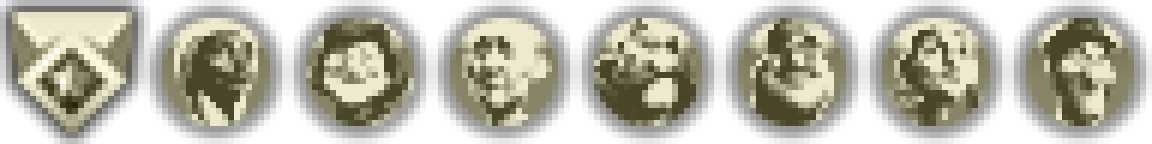
#> input picture assets/REF_official_promotions24_x6.png, 1152 x 144 px
$ python normalize_icon.py ../assets/REF_official_promotions24_x6.png
#> lines starting #> are read from the running program, lines starting #| are printed output that depends on the picture
#> in _main, im is the input picture: PIL image 1152x144 RGBA; mean R, G, B, A 72.5, 70.6, 57.6, 138
#!/usr/bin/env python3
# -*- coding: utf-8 -*-
"""
normalize_icon.py — Civ6 图标规范化预处理（art-pipeline「图标规范化」专属章节的引擎）

背景：不同来源的图标源图（画布尺寸、边距、填充率、是否贴边各不相同）若直接进
convert_art.ps1 / make_atlas.py，会被硬拉伸/直接 resize，导致最终图标视觉权重不均、
贴边或失衡。本脚本在转 DDS 前把源图统一成一致构图。

设计（与 art-pipeline.md「图标规范化」章节一致）：
  * 每个 Icon 类别的 **已验证规范（verifed spec）** 固化在 ICON_SPECS；
  * CSV/JSON 化数据放入 spec 表；本次 Units 为经项目调研（Icons_Units.xml）验证的规范；
  * 未验证类别由调用方按 art-pipeline「三选一」决定（调研 / 原图入库 / 推断）——
    脚本只负责执行业已确定的规范参数（canvas/content/color/...），不替用户拍板。

注意： 本脚本只做几何变换（裁 alpha bbox / 等比缩放 / 居中），**逐通道不改 RGB**。
  `color` 参数一旦赋值就是**把 R=G=B 整个覆盖掉**（`unit_icon` 的 color=255 就是
  故意做白色剪影）；**彩色类别（建筑/区域/项目/资源/伟人/领袖…）必须 color=None**。
  **严禁再加任何 levels / gamma / 亮度 / 对比度 / 饱和度 / 色相调整**。
  需要"提亮暗图"等超出裁剪/通道透明度/描边的处理时，**停下询问用户**。

用法（CLI）：
  python normalize_icon.py <in.png> [out.png] [--canvas 256] [--content 224] [--color 255]
  python normalize_icon.py <in.png> --role unit_icon        # 用 registry 内置规范
  python normalize_icon.py <in.png> --role unit_icon --show # 打印该类别规范参数
  python normalize_icon.py <in.png> --role unit_icon --slender-flush
        # 仅狭长图标（长短边比≥1.3）生效：长边平齐画布边缘（full-bleed）
  python normalize_icon.py <in.png> --role building_icon --outline-px 5 --outline-color 0,0,0
        # 在主体外侧补一圈纯色描边（模拟原版 3D 图标的描边）；描边画在主体之外，
        # 需满足 content + 2*outline_px <= canvas，否则会被裁掉

也可作模块被 make_atlas.py / convert_art.ps1 调用：
  from normalize_icon import normalize_icon, spec_for_role, ICON_SPECS
"""
import argparse
import sys
import json

if hasattr(sys.stdout, "reconfigure"):
    try:
        sys.stdout.reconfigure(encoding="utf-8", errors="replace")
    except Exception:
        pass

from PIL import Image
import numpy as np

# ---------------------------------------------------------------------------
# 一、Icon 类别规范化规范 registry（已验证 / 推断）
# ---------------------------------------------------------------------------
# 字段含义：
#   canvas  : 统一主画布边长（= 该类别的最大档/基准档）
#   content : 内容（主体）最长边目标（px）；**不含描边**，描边额外向外生长
#   color   : 剪影填充色（灰度=R=G=B；彩色图标传 None 保留原色）
#   outline : 可选 {"px": int, "rgb": [r,g,b]}；主体外侧纯色描边（原版 3D 图标同款）
#   status  : "verified"=已调研验证 | "inferred"=由其他类别推断（兜底） | None=未定
#   source  : 依据/来源说明
ICON_SPECS = {
    # ---- 已验证规范（本次调研：F:\Steam\...\Base\Assets\UI\Icons\Icons_Units.xml + 社区笔记）----
    "unit_icon": {
        "canvas": 256, "content": 224, "color": 255,
        "status": "verified",
        "source": "Icons_Units.xml (ICON_ATLAS_UNITS 256/80/50/38/32/22, FOW32); 项目实测 12 源验证; 2025-09 占幅调优复核",
        "note": "白色剪影+Alpha；内容最长边缩至 87.5%（≈16px 边距），几何居中；FOW 单独 32。"
                "狭长图标（长短边比≥1.3）可加 --slender-flush 让长边平齐画布边缘。",
    },

    # ---- 2026-09 实测调研（原版 SDK pantry 图集 8x8 切格逐格量，方法见 art-pipeline 第四节）----
    # 建筑：原版 Buildings256.dds 50 格实测。彩色，**不改色**；原版自带纯黑描边 ~5px@256。
    "building_icon": {
        "canvas": 256, "content": 210, "color": None,
        "outline": {"px": 6, "rgb": [0, 0, 0]},
        "status": "verified",
        "source": "SDK Assets/Civ6/pantry/Textures/Buildings{32,38,50,80,128,256}.dds 全 50 格实测(2026-09); "
                  "原版尺寸档 32/38/50/80/128/256; 对照原版 Icons_Buildings.xml(ICON_ATLAS_BUILDINGS)",
        "note": "彩色 3D 微缩（diorama）图标，**保留原色**（color=None）——严禁调色。"
                "原版主体最长边占画布 61%~96%（中位 82.6%），几何居中。"
                "本规范 content=210 + outline 6px => 总占幅 86.7%，落在原版 p75~p90（取偏满档，"
                "保证细高主体在 32px 仍可辨）；**细高/细宽（长短边比 <=0.65）可把 content 提到 215**"
                "（总 88.7%，对齐原版 CATHEDRAL 88 / GURDWARA 90）。"
                "描边实测：原版 alpha 边界内第 1~4 圈 rgb=(0,0,0)、第 5 圈过渡、第 6~9 圈回正常亮度；"
                "以本引擎扫 px=4..8，**px=6** 的描边深度剖面与原版最贴（d1~4=0, d5≈51, d6≈113 vs 原版 35~47 / 110~126），"
                "px=5 偏细 1px、px=7 偏粗。",
    },
    # 项目：原版 Projects256.dds 18 格实测。**固定模板**，不要重新构图。
    "project_icon": {
        "canvas": 256, "content": 223, "color": None,
        "outline": {"px": 6, "rgb": [0, 25, 45]},
        "status": "verified",
        "source": "SDK Assets/Civ6/pantry/Textures/Projects{30,32,38,50,70,80,256}.dds 全 18 格实测(2026-09); "
                  "对照原版 Icons_Projects.xml(ICON_ATLAS_PROJECTS)",
        "note": "注意： 原版项目图是**固定模板**：六边形边框 + 描边 rgb=(0,25,45)#00192D（实测 18 格全一致）"
                "任意美术无法靠几何规范化变进模板。**成品图应 normalize:false 直接入库**，"
                "本规范只用于**校验**（主体 bbox≈208x235、最长边 92.6%、描边剖面 (0,25,45)）。"
                "原版无 _FOW 变体，不要出 FOW。",
    },
    # 改良设施：原版与单位操作共用 ICON_ATLAS_UNIT_ACTIONS（尺寸档 38/50/80/256，无 _FOW 变体）。
    # 2026-09 实测 UnitActions256.dds 全部 23 个 ICON_IMPROVEMENT_* 格。
    "improvement_icon": {
        "canvas": 256, "content": 224, "color": None,
        "status": "verified",
        "source": "SDK Assets/Civ6/pantry/Textures/UnitActions256.dds 的 23 个 ICON_IMPROVEMENT_* 格实测(2026-09); "
                  "对照原版 Base/Assets/UI/Icons/Icons_UnitActions.xml(ICON_ATLAS_UNIT_ACTIONS)",
        "note": "原版改良图标主体最长边占画布 85.5%~100%（中位 92.6%），几何居中；本规范 content=224（87.5%）"
                "取实测区间内的保守值，与 unit_icon 口径一致（源图本身偏满时可显式传 --content 235）。"
                "原版是浅蓝灰插画（亮度 113~177 / 饱和度 5~25），color=None 保留原色，**严禁调色**；"
                "原版改良设施**没有** _FOW 变体，不要出 FOW。",
    },
}

# 其余图标类别（leader/building/district/wonder/...）**故意未预填**：
# 下次触发时按 art-pipeline 第四节「三选一」由用户决定（调研新规范 / 原图直接入库 / 推断兜底），
# 脚本不替用户拍板；确定后再把参数加入 ICON_SPECS 并标 status。

DEFAULT_CANVAS = 256
DEFAULT_CONTENT = 224

# 狭长图标判定：长短边比 ≥ 此值才允许 --slender-flush 长边平齐画布边缘
SLENDER_RATIO = 1.3


def spec_for_role(role):
    """返回某类别规范 dict；未登记返回 None。"""
    return ICON_SPECS.get(role)


OUTLINE_SS = 4              # 描边超采样倍率（抗锯齿）
OUTLINE_ALPHA_THRESH = 96   # 主体判定阈值
OUTLINE_BLUR_SIGMA = 0.8    # 描边外缘高斯平滑


def stroke_outline(img, px, rgb=(0, 0, 0), ss=OUTLINE_SS):
    """在 RGBA 图**外侧**补一圈纯色描边（模拟原版 3D 图标的描边）。

    做法（2026-09 建筑图标实测口径，成品描边剖面可与原版逐深度对齐）：
      alpha>96 取主体 mask -> 4x 超采样 -> 二值膨胀 px 像素 -> fill_holes 补内部空洞
      -> 描边层下采样回 1x（外缘自然抗锯齿）-> **把原图原样 alpha_composite 在描边之上**。

    关键：主体在 1x 直接合成，**不参与任何重采样**，RGB/Alpha 逐像素原样保留；
    只有描边层走 4x 超采样。也就是"只新增描边像素，绝不碰主体"。

    px  : 描边宽度（px，按最终尺寸计）
    rgb : 描边颜色。原版实测：建筑=(0,0,0)纯黑、项目=(0,25,45)#00192D
    """
    if not px or px <= 0:
        return img
    from scipy import ndimage
    src = img.convert("RGBA")
    w, h = src.size
    W, H = w*ss, h*ss
    alpha = np.array(src.getchannel("A").resize((W, H), Image.Resampling.LANCZOS))
    mask = alpha > OUTLINE_ALPHA_THRESH
    dil = ndimage.binary_fill_holes(ndimage.binary_dilation(mask, iterations=int(px)*ss))
    layer = np.zeros((H, W, 4), np.uint8)
    layer[..., 0], layer[..., 1], layer[..., 2] = int(rgb[0]), int(rgb[1]), int(rgb[2])
    layer[..., 3] = (dil * 255).astype(np.uint8)
    layer = np.array(Image.fromarray(layer, "RGBA").resize((w, h), Image.Resampling.LANCZOS))
    canvas = Image.fromarray(layer, "RGBA")
    canvas.alpha_composite(src)          # 主体 1:1 原样贴回，零重采样
    return canvas


# ---------------------------------------------------------------------------
# 二、核心：规范化一张图
# ---------------------------------------------------------------------------
def normalize_icon(img, canvas=None, content=None, color=None, center=True, slender_flush=False,
                   outline_px=0, outline_rgb=(0, 0, 0)):
    """
    返回规范化后的 RGBA 图（不落盘）。**几何操作，不改任何颜色**
    （例外只有两处显式选项：color 会把主体涂成灰度剪影、outline_rgb 只画描边像素）。

      img     : PIL.Image（任意模式）
      canvas  : 画布边长（默认 256）
      content : 内容（主体）最长边目标 px；**不含描边**，描边额外向外长出
      color   : 剪影填充灰度 0-255；None 保留原色（彩色图标**必须** None）
      center  : 是否按 alpha bbox 几何居中
      slender_flush : 仅当源图为狭长构图（长短边比≥SLENDER_RATIO）时生效——
                      长边缩放至画布边长、直接平齐边缘；非狭长图标忽略此开关。
      outline_px    : >0 时在主体外侧补该宽度（按最终尺寸计）的纯色描边
      outline_rgb   : 描边颜色
    """
#> called with center = True, slender_flush = False, outline_px = 0, outline_rgb = (0, 0, 0)
    if canvas is None:
        canvas = DEFAULT_CANVAS
    if content is None:
        content = DEFAULT_CONTENT
    if outline_px and content + 2*outline_px > canvas:
        print("WARN: content(%s) + 2*outline_px(%s) = %s > canvas(%s), 描边会被裁掉" % (content, outline_px,
              content + 2*outline_px, canvas), file=sys.stderr)
    rgba = img.convert("RGBA")
    aa = np.array(rgba.getchannel("A"))
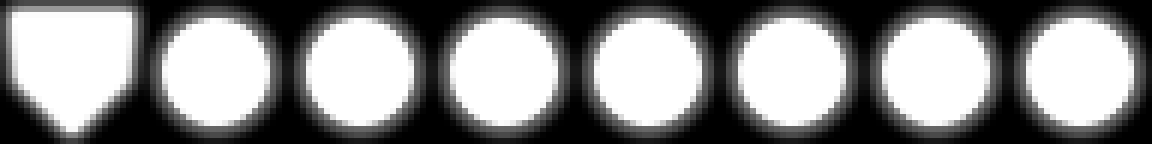
#> aa: shape (144, 1152); min 0, max 255, mean 138
    ys, xs = np.where(aa > 0)
    if len(xs) == 0:
        raise ValueError("source has empty alpha; cannot normalize")
    x0, x1, y0, y1 = int(xs.min()), int(xs.max()+1), int(ys.min()), int(ys.max()+1)
#> x0 = 0; x1 = 1152; y0 = 0; y1 = 144
    bw, bh = x1-x0, y1-y0
#> bw = 1152; bh = 144
    crop = rgba.crop((x0, y0, x1, y1))
    slender = slender_flush and (max(bw, bh) / min(bw, bh)) >= SLENDER_RATIO
#> slender = False
    scale = (canvas if slender else content) / max(bw, bh)
#> scale = 0.194
    nw, nh = max(1, round(bw*scale)), max(1, round(bh*scale))
#> nw = 224; nh = 28
    crop = crop.resize((nw, nh), Image.Resampling.LANCZOS)
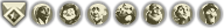
#> crop: PIL image 224x28 RGBA; mean R, G, B, A 74.7, 72.7, 59.3, 137.8; transparent parts drawn white

    fill = color if color is not None else 255
    out = Image.new("RGBA", (canvas, canvas), (fill, fill, fill, 0))
    px, py = (canvas-nw)//2, (canvas-nh)//2
#> px = 16; py = 114
    out.paste(crop, (px, py), crop)
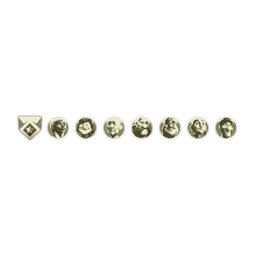
#> out: PIL image 256x256 RGBA; mean R, G, B, A 248.6, 248.4, 247.2, 11.5; transparent parts drawn white
    if color is not None:
        c = np.array(out)
        c[..., 0] = color
        c[..., 1] = color
        c[..., 2] = color
        out = Image.fromarray(c, "RGBA")
    if outline_px:
        out = stroke_outline(out, outline_px, outline_rgb)
    return out


# ---------------------------------------------------------------------------
# 三、CLI
# ---------------------------------------------------------------------------
def _main():
    ap = argparse.ArgumentParser()
    ap.add_argument("input", nargs="?", help="源 PNG（--show 时可不填）")
    ap.add_argument("output", nargs="?", help="输出 PNG（缺省 <输入>_normalized.png）")
    ap.add_argument("--canvas", type=int, default=None)
    ap.add_argument("--content", type=int, default=None)
    ap.add_argument("--color", type=int, default=None)
    ap.add_argument("--role", help="按 registry 内置规范执行")
    ap.add_argument("--slender-flush", action="store_true",
                    help="狭长图标（长短边比≥%.1f）长边平齐画布边缘；非狭长图标忽略" % SLENDER_RATIO)
    ap.add_argument("--outline-px", type=int, default=None,
                    help="主体外侧纯色描边宽度(px)，0=不加（原版建筑=5）")
    ap.add_argument("--outline-color", default=None,
                    help="描边颜色 R,G,B（原版建筑=0,0,0；原版项目=0,25,45）")
    ap.add_argument("--show", action="store_true", help="打印某类别规范参数后退出")
    args = ap.parse_args()

    canvas, content, color = args.canvas, args.content, args.color
    outline_px, outline_rgb = args.outline_px, None
    if args.outline_color:
        parts = [int(x) for x in str(args.outline_color).replace(" ", "").split(",")]
        if len(parts) != 3:
            sys.exit("--outline-color 需要 R,G,B 三个数字")
        outline_rgb = tuple(parts)
    role_note = None
    if args.role:
        spec = spec_for_role(args.role)
        if spec is None:
            sys.exit(f"role '{args.role}' 未登记规范；请按 art-pipeline 三选一后显式传 --canvas/--content")
        if args.show:
            print(f"{args.role}: {json.dumps(spec, ensure_ascii=False, indent=2)}")
            return
        canvas = canvas or spec.get("canvas") or DEFAULT_CANVAS
        content = content or spec.get("content") or DEFAULT_CONTENT
        # color 默认取 spec（未显式覆盖时）
        if color is None:
            color = spec.get("color")
        # outline 默认取 spec（未显式覆盖时）
        _o = spec.get("outline") or {}
        if outline_px is None:
            outline_px = _o.get("px", 0)
        if outline_rgb is None:
            outline_rgb = tuple(_o.get("rgb", (0, 0, 0)))
        role_note = spec.get("status")

    if args.show:
        print(f"default canvas={canvas or DEFAULT_CANVAS} content={content or DEFAULT_CONTENT} "
              f"color={color}")
        return

    if not args.input:
        sys.exit("缺少 input；请给源图路径")
    inp, outp = args.input, args.output or (args.input.rsplit(".", 1)[0] + "_normalized.png")
    im = Image.open(inp)
    res = normalize_icon(im, canvas=canvas, content=content, color=color,
                         slender_flush=args.slender_flush,
                         outline_px=(outline_px or 0),
                         outline_rgb=(outline_rgb or (0, 0, 0)))
    res.save(outp, "PNG")
    bbox = res.getchannel("A").getbbox()
#> bbox = (16, 114, 240, 142)
#> (the run stopped early here; a loop or call above may not have finished)
